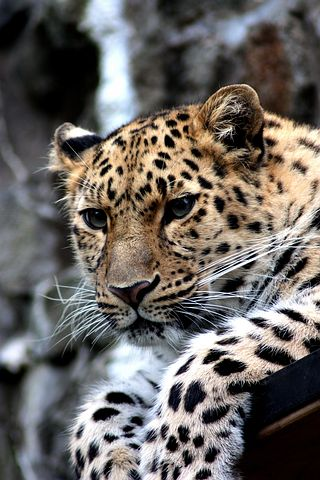
#> input picture data/batch_in/Cheetah/cheetah-448901__480.jpg, 320 x 480 px
$ jupyter execute Wrangling_04_SE.ipynb
#> lines starting #> are read from the running program, lines starting #| are printed output that depends on the picture
MSU-USDA Python Workshop

# Python for Data Science: Images and Batch Processing Things

# Images

In this notebook, we'll tackle images since they are so important to computer vision. This will also give us a chance to show how to do batch operations on lots of files.

## I. Importing Libraries

First, let's import the libraries needed for data wrangling, for visualization, and for working with images.

[cell 1]
# Import library that helps us deal with the file system and other operating system (os) stuff
import os

# Import our normal pandas and numpy used in wrangling
import numpy as np
import pandas as pd

# These libraries allow us to work with images in matplotlib
import matplotlib.pyplot as plt
import matplotlib.image as mpimg

# This is the pillow library for manipulating images
from PIL import Image, ImageFilter

Matplotlib has an image library that we can use. It is documented here - https://matplotlib.org/stable/api/image_api.html. But we are going to use something more popular - Pillow.

Pillow is documented here: https://pillow.readthedocs.io/en/stable/index.html

## II. Loading an Image

Let's load up an image from your hard drive with Pillow and then view the representation of it.

[cell 2]
# open the file and then load it up as an image
with Image.open('data/batch_in/Cheetah/cheetah-448901__480.jpg') as cheetah:
#> cheetah is the input picture: PIL image 320x480 RGB; mean R, G, B 106.5, 101.7, 98
    cheetah.load()

# What Type is it?
type(cheetah)

Ah, the image is a JPG; that's good - it matches the file extension (.png).

What can we find out about this image:

[cell 3]
# Its format:
print(cheetah.format)
#| JPEG

# Its size:
print(cheetah.size)
#| (320, 480)

# Its color mode:
print(cheetah.mode)
#| RGB

So, it's (width) 320 x (height) 480. That means it has this many pixels:

[cell 4]
print(cheetah.size[0] * cheetah.size[1])
#| 153600

And since the mode is "RGB" that means it is composed of RGB pixels (red, green, blue). If it were RGBA, it would have another value ("A") for level of transparency.

## III. Viewing an Image

Let's view it now in jupyter.

[cell 5]
# Jupyter will show it right here
display(cheetah)

## IV. Cropping an Image

Let's crop this image and just get the cheetah's face as an image.

[cell 6]
# The .crop() method crops out a box of the image.
# The box is a 4-tuple defining the left, upper, right, and lower pixel coordinate - x,y / x,y
# Documented here: https://pillow.readthedocs.io/en/stable/reference/Image.html#PIL.Image.Image.crop

justTheFace = cheetah.crop((50, 100, 300, 350))
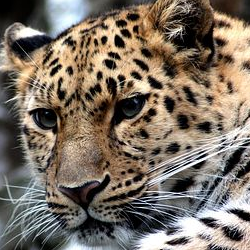
#> justTheFace: PIL image 250x250 RGB; mean R, G, B 124.3, 112.7, 100.6
display(justTheFace)

Voila, just the head. The coordinate system assumed by the box we defined above is defined here https://pillow.readthedocs.io/en/stable/handbook/concepts.html#coordinate-system, but it is easy to remember. The upper lefthand corner of the image is at (0,0) and most programming languages use the convention of x,y (left-right, up-down).

### Exercise 1: Practicing Cropping

Now, let's practice croppping.

[cell 7]
# a. Crop out just the right eye and store in a variable

# b. Print the dimensions of your moon image using img attributes

# c. Show your cropped moon image in this notebook.

## V. Resizing an Image

Sometimes images can be way too large to work with efficiently. It is common in computer vision work to reduce the size of images significantly.

Let's resize our large Cheetah

[cell 8]
# Let's give Pillow's resize method a tuple that defines the new width and height
# of the image in pixels and let's get just 1/4 of the full size
cheetahSmall = cheetah.resize((cheetah.width // 4, cheetah.height // 4))
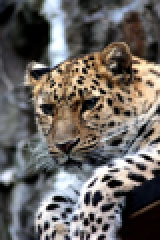
#> cheetahSmall: PIL image 80x120 RGB (shown 2 times larger); mean R, G, B 106.5, 101.7, 98
display(cheetahSmall)

Notice that we used the "floor division operator" (//) in Python. Floor division rounds down to nearest integer. For example, the expression 11 // 4 evaluates to 2 in contrast to the 2.75 returned by float true division. The reason? Well, because resolution is in number of pixels and we can't have a fraction of a pixel.

## VI. Saving an Image

Now that we have a lower res image, let's save it and compare the file size. We'll save it as several different image formats. The Pillow library is smart enought to know the format just based on our file extension.

[cell 9]
# Save as PNG
cheetahSmall.save("cheetahSmall.png")

# Save as JPG
cheetahSmall.save("cheetahSmall.jpg")

Now look at your directory and compare StarryNightSmall.png to StarryNightSmall.png.

### Exercise 2: Comparing Image Sizes

Just looking at your file system, answer a few questions about the images we just saved. No python is necessary for this.

[cell 10]
# a. How large (kilobytes) is the cheetahSmall.png?
#

# b. How large is cheetahSmall.jpg?
#

# c. Drag each image into a browser window; they should look pretty similar. do they?
#

# d. What advantage does the .jpg have?
#

One cool thing about the .jpg format is that you can save it at different quality levels. Run this code:

[cell 11]
cheetahSmall.save("cheetahSmall100.jpg", quality=100)
cheetahSmall.save("cheetahSmall80.jpg", quality=80)
cheetahSmall.save("cheetahSmall50.jpg", quality=50)
cheetahSmall.save("cheetahSmall20.jpg", quality=20)

[cell 12]
# e. Which quality level takes up the most disk space?
# 100

# f. Compare the quality 100 to quality 20 - what's the difference?
# quality 20 is very blurry / swishy

## VII. Transposing Images

Can I flip it? Yes you can.

[cell 13]
cheetahFlipped = cheetah.transpose(Image.Transpose.FLIP_TOP_BOTTOM)
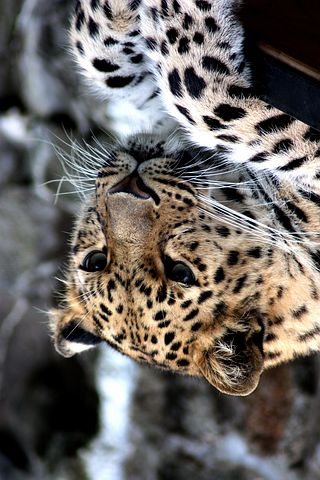
#> cheetahFlipped: PIL image 320x480 RGB; mean R, G, B 106.5, 101.7, 98

display(cheetahFlipped)

The Image.Transpose options are:

- Image.Tranpose.FLIP_LEFT_RIGHT: Flips the image left to right, resulting in a mirror image
- Image.Tranpose.FLIP_TOP_BOTTOM: Flips the image top to bottom
- Image.Tranpose.ROTATE_90: Rotates the image by 90 degrees counterclockwise
- Image.Tranpose.ROTATE_180: Rotates the image by 180 degrees
- Image.Tranpose.ROTATE_270: Rotates the image by 270 degrees counterclockwise, which is the same as 90 degrees clockwise
- Image.Tranpose.TRANSPOSE: Transposes the rows and columns using the top-left pixel as the origin, with the top-left pixel being the same in the transposed image as in the original image
- Image.Tranpose.TRANSVERSE: Transposes the rows and columns using the bottom-left pixel as the origin, with the bottom-left pixel being the one that remains fixed between the original and modified versions

For example, we can rotate it 90 degrees:

[cell 14]
cheetahRotated = cheetah.transpose(Image.Transpose.ROTATE_90)
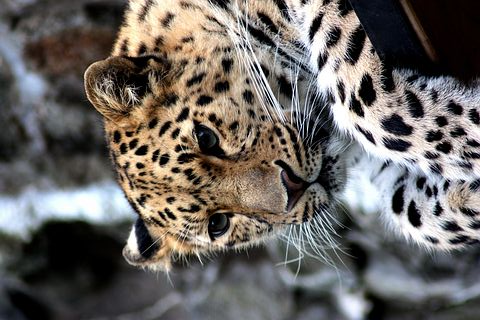
#> cheetahRotated: PIL image 480x320 RGB; mean R, G, B 106.5, 101.7, 98

display(cheetahRotated)

You can also arbitrarily rotate it by any angle:

[cell 15]
cheetahRotatedNegative17 = cheetah.rotate(-17)
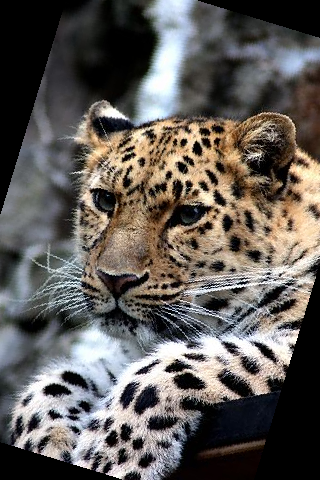
#> cheetahRotatedNegative17: PIL image 320x480 RGB; mean R, G, B 96.9, 92.2, 88.5

display(cheetahRotatedNegative17)

You can see that we ended up cutting off the corners. We need to give pillow the permission to make the image larger:

[cell 16]
cheetahRotatedNegative17 = cheetah.rotate(-17, expand=True)
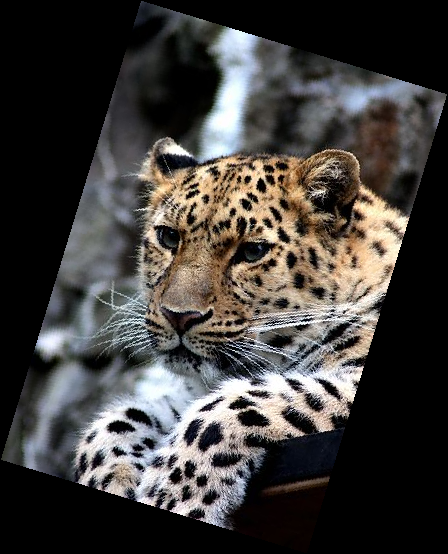
#> cheetahRotatedNegative17: PIL image 448x554 RGB; mean R, G, B 65.9, 62.9, 60.6
display(cheetahRotatedNegative17)

## VIII. Changing the Color Scale

Let's make our image into a greyscale image.

[cell 17]
grayCheetah = cheetah.convert("L")
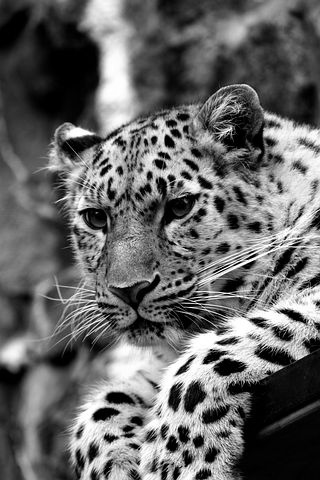
#> grayCheetah: PIL image 320x480 L; min 0, max 255, mean 102.7
display(grayCheetah)

Converting, in this case, was from RGB to L.

## IX. Smoothing / Sharpening / Blurring

You can also transform images just like you could in Photoshop.

The .Filter() supports:

- BLUR
- CONTOUR
- DETAIL
- EDGE_ENHANCE
- EDGE_ENHANCE_MORE
- EMBOSS
- FIND_EDGES
- SHARPEN
- SMOOTH
- SMOOTH_MORE

Let's sharpen the small image we made earlier:

[cell 18]
# show what we started with
display(cheetah)

# sharpen it
sharperCheetah = cheetah.filter(ImageFilter.SHARPEN)

# Show the after
display(sharperCheetah)

Most of the time, when you reduce the size of an image you'll need to do some sharpening. The resize also supports various ways to 'interpolate' an image - a strategy for how to handle going from, in our case, 4 pixels to 1.

Enhancing edges can be useful in preparing images for computer vision.

[cell 19]
# find edges and show
cheetahEdges = cheetah.filter(ImageFilter.EDGE_ENHANCE)
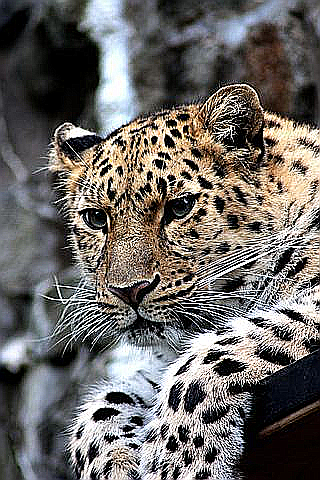
#> cheetahEdges: PIL image 320x480 RGB; mean R, G, B 107.2, 103.9, 101
display(cheetahEdges)

## X. Batch Processing of Images

Often, in a machine learning project, you'll need to batch process files, especially images.

In the data/batch_in/Cheetah directory are several images of cheetahs. Let's process them in batch.

[cell 20]
# where to read them from
inputImagePath = "data/batch_in/Cheetah"

# where to save them
# be sure you create this output directory
outputImagePath = "data/batch_out/Cheetah"

# let's scale them down by 75% (divide by four)
resizeAmount = 4

# open up the source directory
with os.scandir(inputImagePath) as fileList:
    # loop through all the files in the filelist
    for entry in fileList:
        # if the file is a jpg, then..
        if (entry.name.endswith(".jpg") or entry.name.endswith(".jpeg")) and entry.is_file():
            # open it
            with Image.open(entry.path) as bigImage:
                # resize it using the .thumbnail method
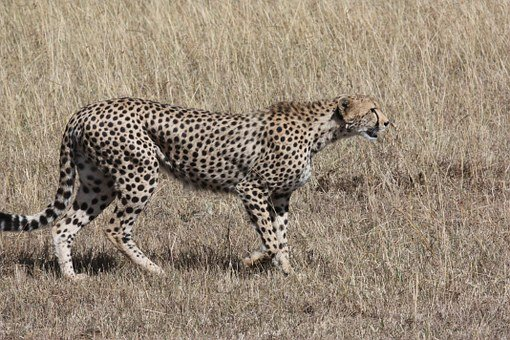
#> input picture data/batch_in/Cheetah/cheetah-171217__340.jpg, 510 x 340 px
#> bigImage is the input picture: PIL image 510x340 RGB; mean R, G, B 150.3, 135.4, 118
                bigImage.thumbnail((bigImage.width // resizeAmount,bigImage.height // resizeAmount))
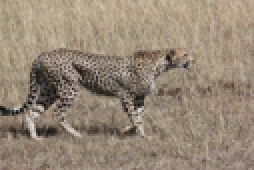
#> bigImage: PIL image 127x85 RGB (shown 2 times larger); mean R, G, B 150.4, 135.6, 118.1
                # create a new name out of the old name
                newName = outputImagePath + "/" + entry.name
                # save the resized image as a JPEG at quality 100
                # notice we used a slightly different method for saving here than above
                bigImage.save(newName, "JPEG", quality=100)
                # give some feedback to ourselves so we can see what was processed
                print(f"processing file {entry.name} ..done")
#> pass 2 of the loop `for entry in fileList:`:
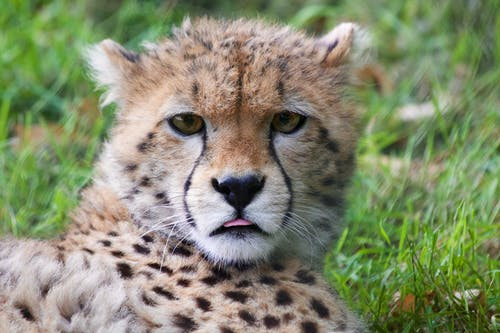
#> input picture data/batch_in/Cheetah/animal-africa-wilderness-zoo.jpg, 500 x 333 px
#> bigImage is the input picture: PIL image 500x333 RGB; mean R, G, B 132.2, 139.3, 109.6
#> `bigImage.thumbnail((bigImage.width // resizeAmount,bigImage.height // ..`:
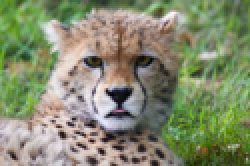
#> bigImage: PIL image 125x83 RGB (shown 2 times larger); mean R, G, B 132.3, 139.4, 109.8
